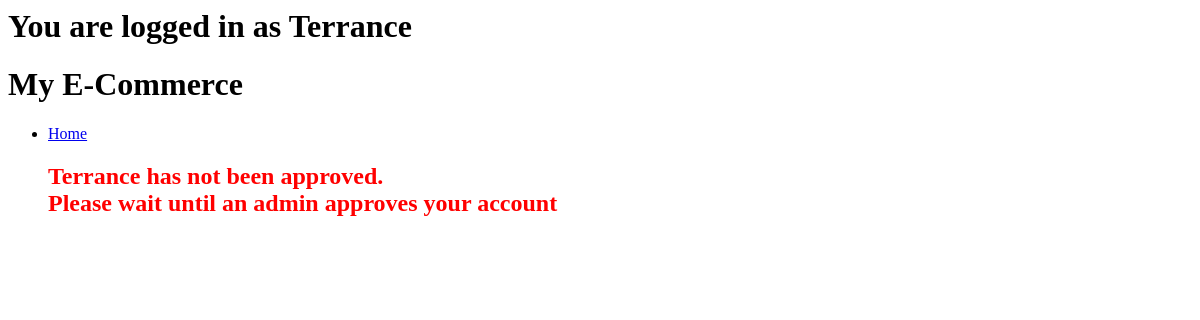
The app's page /144263500/search/, older data.
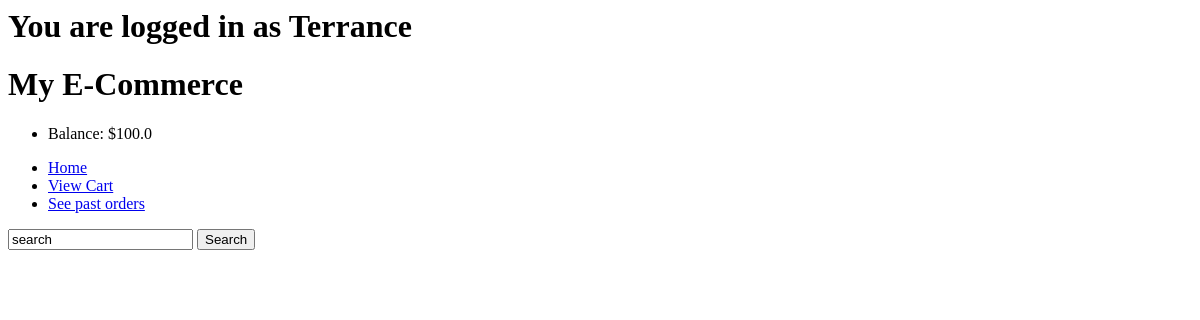
The same page, newer data.
### main/models.py (models this page shows, shortened)
class User(models.Model):
    userID = models.BigIntegerField(primary_key=True)
    username = models.CharField(max_length=50, unique=True)
    password = models.CharField(max_length=200)
    email = models.EmailField()
    role = models.SmallIntegerField()
    balance = models.FloatField(default=0)
    approved = models.BooleanField(default=False)

### main/views.py (the view)
# urls.py: path("search/", views.search, name="search"),
def search(request, UserID = 0):
    userData = []
    try:
       userData = User.objects.get(userID=UserID)
    except User.DoesNotExist:
        pass
    searchTerm = ''
    items = []
    if(request.method == "POST"):
        if(request.POST.get("search")):
            searchTerm = request.POST.get("search")
            items = Item.objects.filter(Q(name__contains = searchTerm) | Q(category__contains = searchTerm))
            items.filter(approved=True)
    return render(request, "search.html", context={"items":items, "userData":userData})

### main/templates/search.html (shortened to what this page needs)
{% extends "base.html" %}
{% block content%}
<form method = "POST">
<input type="text" id="search-input" placeholder="Search for products..." name="search" value="search">
<button id="search-btn" type="button">Search</button>
</form>
{% endblock content %}

### main/templates/base.html (shortened to what this page needs)
<header>
    <div class="logo">
      {% if userData.username %}
      <h1>You are logged in as {{userData.username}}</h1>
      {% endif %}
      <h1>My E-Commerce</h1>
    </div>
    <nav>
        <ul>
            {%if not userData.userID%}
              <li><a href="/">Home</a></li>
              <li><a href="/login">Login</a></li>
              <li><a href="/create">Register</a></li>
            {%elif not userData.approved%}
                <li><a href="/">Home</a></li>
                <h1 style="color:red">
                    {{userData.username}} has not been approved.<br>
                     Please wait until an admin approves your account</h1>
            {%else%}
                <li><p>Balance: ${{userData.balance}}</p></li>
              <li><a href="/{{userData.userID}}/main">Home</a></li>
                {%if userData.role == 3%}
                    <li><a href="/{{userData.userID}}/auth/users">Authenticate users</a></li>
                    <li><a href="/{{userData.userID}}/auth/items">Authenticate items</a></li>
                {%elif userData.role == 2%}
                    <li><a href="/{{userData.userID}}/sell/makeItem">Add new product</a></li>
                    <li><a href="/{{userData.userID}}/sell/items">See and edit Products</a></li>
                    <li><a href="/{{userData.userID}}/sell/orders">See past ordered items</a></li>
                {%elif userData.role == 1%}
                    <li><a href="/{{userData.userID}}/buy/cart">View Cart</a></li>
                    <li><a href="/{{userData.userID}}/buy/orders">See past orders</a></li>
                {%endif%}
          </ul>
          {%endif%}
    </nav>
  </header>
{%if not userData.userID or userData.approved%}
  {%block content%}
  {%endblock content%}
{%endif%}

Row changes from the older to the newer data that the page shows:
changed User "Terrance": approved False → True (drawn); balance (not shown) → "100.0"; username "Terrance" → (not shown)
Text that changed along with them:
form field search: (not shown) → "search"
text no longer shown: "has not been approved. Please wait until an admin approves your account"
text now shown: "Balance: $ View Cart See past orders Search"
